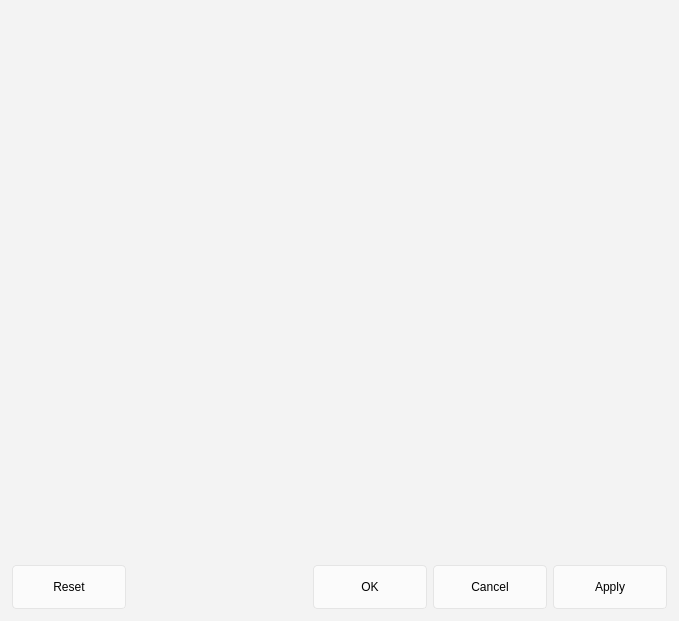
<?xml version="1.0" encoding="UTF-8"?>
<ui version="4.0">
 <class>ConfigurationManager</class>
 <widget class="QDialog" name="ConfigurationManager">
  <property name="geometry">
   <rect>
    <x>0</x>
    <y>0</y>
    <width>679</width>
    <height>621</height>
   </rect>
  </property>
  <property name="minimumSize">
   <size>
    <width>320</width>
    <height>240</height>
   </size>
  </property>
  <property name="windowTitle">
   <string>Preferences</string>
  </property>
  <property name="styleSheet">
   <string notr="true">QPushButton {
    border-radius: 4px;
    padding: 5px 12px;
    min-height: 24px;
    border: 1px solid #E5E5E5;
    background-color: #FBFBFB;
}
QPushButton:hover {
    background-color: #F5F5F5;
}
QPushButton:pressed {
    background-color: #EDEBE9;
}
QLineEdit, QTextEdit, QPlainTextEdit {
    border-radius: 4px;
    border: 1px solid #D1D1D1;
    padding: 5px 8px;
    background-color: #FFFFFF;
}
QComboBox {
    border-radius: 4px;
    border: 1px solid #D1D1D1;
    padding: 5px 8px;
    min-height: 24px;
}
QComboBox:hover {
    border: 1px solid #A0A0A0;
}
QCheckBox, QRadioButton {
    spacing: 8px;
}
QGroupBox {
    border-radius: 8px;
    border: 1px solid #E5E5E5;
    margin-top: 12px;
    padding: 12px;
}
QListWidget, QTreeWidget, QTableWidget {
    border-radius: 8px;
    border: 1px solid #E5E5E5;
}
QTabWidget::pane {
    border: 1px solid #E5E5E5;
    border-radius: 8px;
}
QTabBar::tab {
    border-radius: 4px;
    padding: 6px 16px;
    margin-right: 4px;
}
QTabBar::tab:selected {
    background-color: #0078D4;
    color: #FFFFFF;
}
QScrollBar {
    border: none;
    background: transparent;
    width: 8px;
    margin: 0;
}
QScrollBar::handle {
    background: #C0C0C0;
    border-radius: 4px;
    min-height: 24px;
}
QScrollBar::handle:hover {
    background: #A0A0A0;
}
QMenu {
    border-radius: 8px;
    border: 1px solid #E5E5E5;
    padding: 4px;
}
QDialog {
    background-color: #F3F3F3;
}
QDialogButtonBox QPushButton {
    min-height: 32px;
    min-width: 88px;
}</string>
  </property>
  <layout class="QVBoxLayout" name="verticalLayout_7">
   <property name="spacing">
    <number>8</number>
   </property>
   <property name="leftMargin">
    <number>12</number>
   </property>
   <property name="topMargin">
    <number>12</number>
   </property>
   <property name="rightMargin">
    <number>12</number>
   </property>
   <property name="bottomMargin">
    <number>12</number>
   </property>
   <item>
    <widget class="ItemOrderList" name="itemOrderList" native="true"/>
   </item>
   <item>
    <widget class="QDialogButtonBox" name="buttonBox">
     <property name="orientation">
      <enum>Qt::Horizontal</enum>
     </property>
     <property name="standardButtons">
      <set>QDialogButtonBox::Apply|QDialogButtonBox::Cancel|QDialogButtonBox::Ok|QDialogButtonBox::Reset</set>
     </property>
    </widget>
   </item>
  </layout>
 </widget>
 <customwidgets>
  <customwidget>
   <class>ItemOrderList</class>
   <extends>QWidget</extends>
   <header>gui/itemorderlist.h</header>
   <container>1</container>
  </customwidget>
 </customwidgets>
 <resources/>
 <connections/>
</ui>
